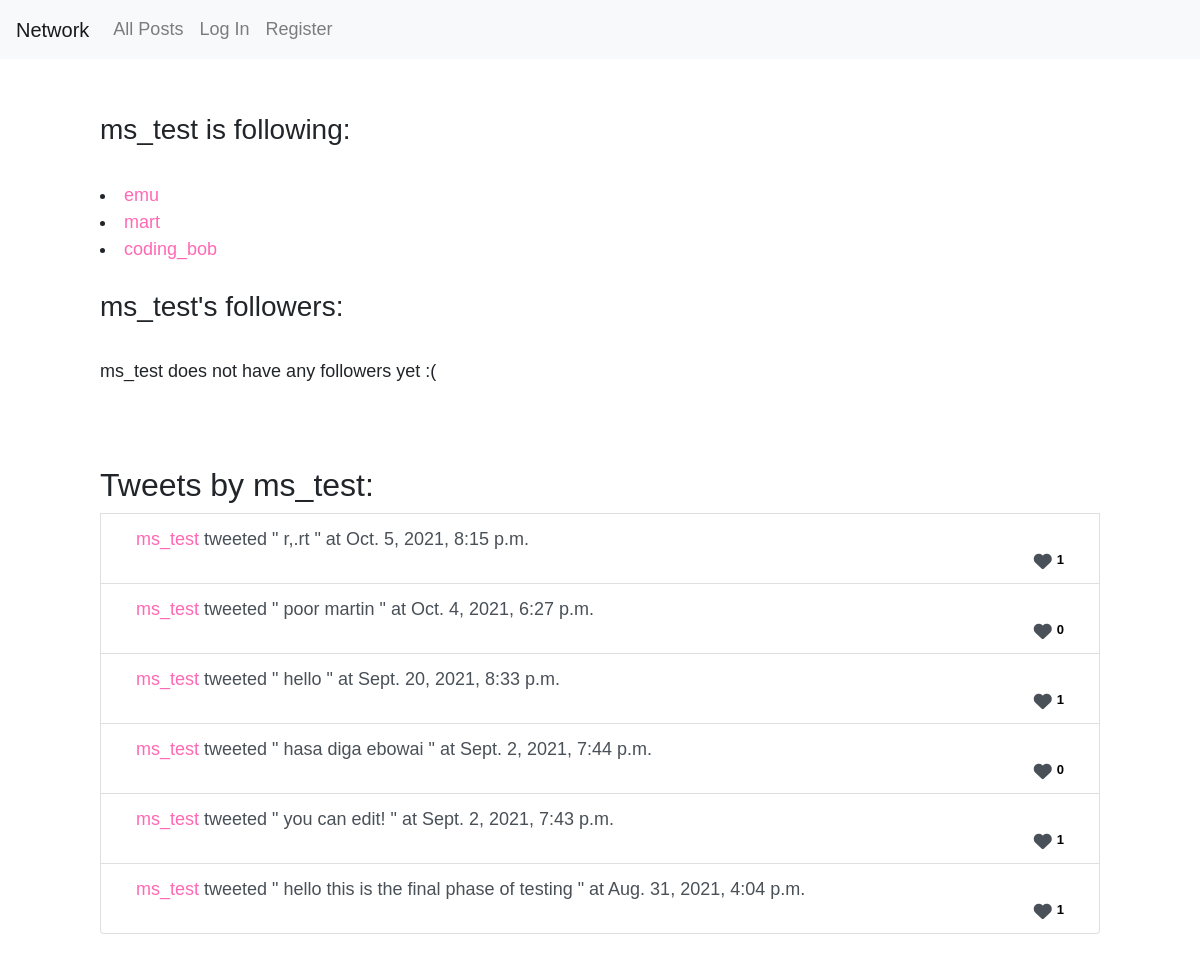
Screenshot of /profile/7 with the database file from the repository.
### network/models.py (models this page shows, shortened)
class User(AbstractUser):
    pass

class Post(models.Model):
    user = models.ForeignKey(User, on_delete=models.CASCADE, default=0)
    user_name = models.CharField(max_length=25, default="string", null=True, blank=True)
    post = models.CharField(max_length=1440, default='', null=True, blank=True)
    time_added = models.DateTimeField(max_length=64, default=datetime.now(timezone.utc))
    likes = models.IntegerField(default="0")

### network/views.py (the view)
# urls.py: path("profile/<int:id>", views.load_profile, name="load_profile"),
def load_profile(request, id):
    form = EditForm()
    profileposts = Post.objects.filter(user=id).order_by('-time_added')
    for post in profileposts:
        post.likes = Like.objects.filter(post=post).count()
        post.save()
    valus = profileposts.values_list('id', 'user', 'user_name', 'post', 'time_added', 'likes') #displays all the informatin about the above posts
    user1 = User.objects.filter(id=id)
    user_1 = user1.values_list('id', 'username')
    followz = Follow.objects.filter(follower=id) #gets all of the instances of a follow where the follower matches ID passed into function
    follow_values = followz.values_list('followee_id') #processes the ID of the above
    my_list = []
    for i in follow_values: #this loop takes the ID of all users followed by the user whose profile page u are on and prints out ID & username
        fv = User.objects.filter(id=i[0])
        followers = fv.values_list('id', 'username')
        my_list.append(followers)
    fol = Follow.objects.filter(followee=id)
    followed_by = fol.values_list('follower_id')
    followers_list = []
    for i in followed_by:
        fl = User.objects.filter(id=i[0])
        flos = fl.values_list('id', 'username')
        followers_list.append(flos)
    smem = Like.objects.filter(liker=request.user.id)
    smeg = smem.values_list('post')
    liked_posts = []
    for i in smeg:
        liked_posts.append(i[0])
    paginator = Paginator(valus, 10)
    page_number = request.GET.get('page')
    page_obj = paginator.get_page(page_number)
    smoo = Follow.objects.filter(follower=request.user.id, followee=id).exists()
    print("this is valus:", valus)
    print("this is pee peooo page_objs", page_obj)
    return render(request, "network/profilepage.html", {
        "form" : form,
        "valus": valus,
        "user_1": user_1,
        "my_list": my_list,
        "smoo": smoo,
        "followers_list": followers_list,
        "page_obj": page_obj,
        "profileposts" : profileposts,
        "liked_posts": liked_posts
    })

### network/templates/network/profilepage.html (shortened to what this page needs)
{% extends "network/layout.html" %}
{% load static %}
{% block body %}
<div style="padding-left: 100px; padding-right: 100px;"><br><br>
<h3>{{user_1.0.1}} is following:</h3>
<br>
{% for i in my_list %}
 <li><a href="{% url 'load_profile' i.0.0 %}"> {{ i.0.1 }}</a></li>
{% endfor %} <br>
<h3>{{user_1.0.1}}'s followers:</h3> <br>
{% if not followers_list %}
{{user_1.0.1}} does not have any followers yet :(
{% endif %}
<br><br>
<br><br>
<h2>Tweets by {{user_1.0.1}}:</h2>
{% for i in page_obj %}
<li class="list-group-item list-group-item-action"> <div class="container">
<div id="divvo_{{ i.0 }}"><div class="tweeto_{{ i.0 }}"> <a href="{% url 'load_profile' i.1 %}"> {{ i.2 }} </a>tweeted " {{ i.3 }} " at {{ i.4 }} </div> </div>
{% if user.is_authenticated and i.0 not in liked_posts %}
<i class="fas fa-heart" id="authenticatedheart{{i.0}}"><div class="likes" id="likes{{i.0}}">   {{i.5}}</div> </i>
{% elif i.0 in liked_posts %}
<i class="fas fa-heart" id="authenticatedheart{{i.0}}" style="color:pink;"><div class="likes" id="likes{{i.0}}">   {{i.5}}</div> </i>
{% else %}
<i class="fas fa-heart" id="unauthenticatheart{{i.0}}"><div class="likes" id="likes{{i.0}}">   {{i.5}}</div> </i>
{% endif %}
{% endfor %}
</li></div><br><br>
{% endblock %}

### network/static/network/styles.css (style rules this page uses)
body { font-family: Arial, Helvetica, sans-serif; font-size: large; font-weight: 100 }
.list-group-item { display: flex; flex-direction: row; justify-content: space-between; }
.likes { font-family: Arial, Helvetica, sans-serif; color: black; float:right; font-size: small; text-align: right; margin-left: 5px; }
.fa-heart { float: right; text-align: right; }
.container { position: relative; }
a { color: hotpink; cursor: pointer; cursor: hand; }

### rows the page displays
User: username "ms_test"
User: username "emu"
User: username "mart"
User: username "coding_bob"
Post: user_name "ms_test", post "r,.rt", time_added "Oct. 5, 2021, 8:15 p.m.", likes "1"
Post: user_name "ms_test", post "poor martin", time_added "Oct. 4, 2021, 6:27 p.m.", likes "0"
Post: user_name "ms_test", post "hello", time_added "Sept. 20, 2021, 8:33 p.m.", likes "1"
Post: user_name "ms_test", post "hasa diga ebowai", time_added "Sept. 2, 2021, 7:44 p.m.", likes "0"
Post: user_name "ms_test", post "you can edit!", time_added "Sept. 2, 2021, 7:43 p.m.", likes "1"
Post: user_name "ms_test", post "hello this is the final phase of testing", time_added "Aug. 31, 2021, 4:04 p.m.", likes "1"
